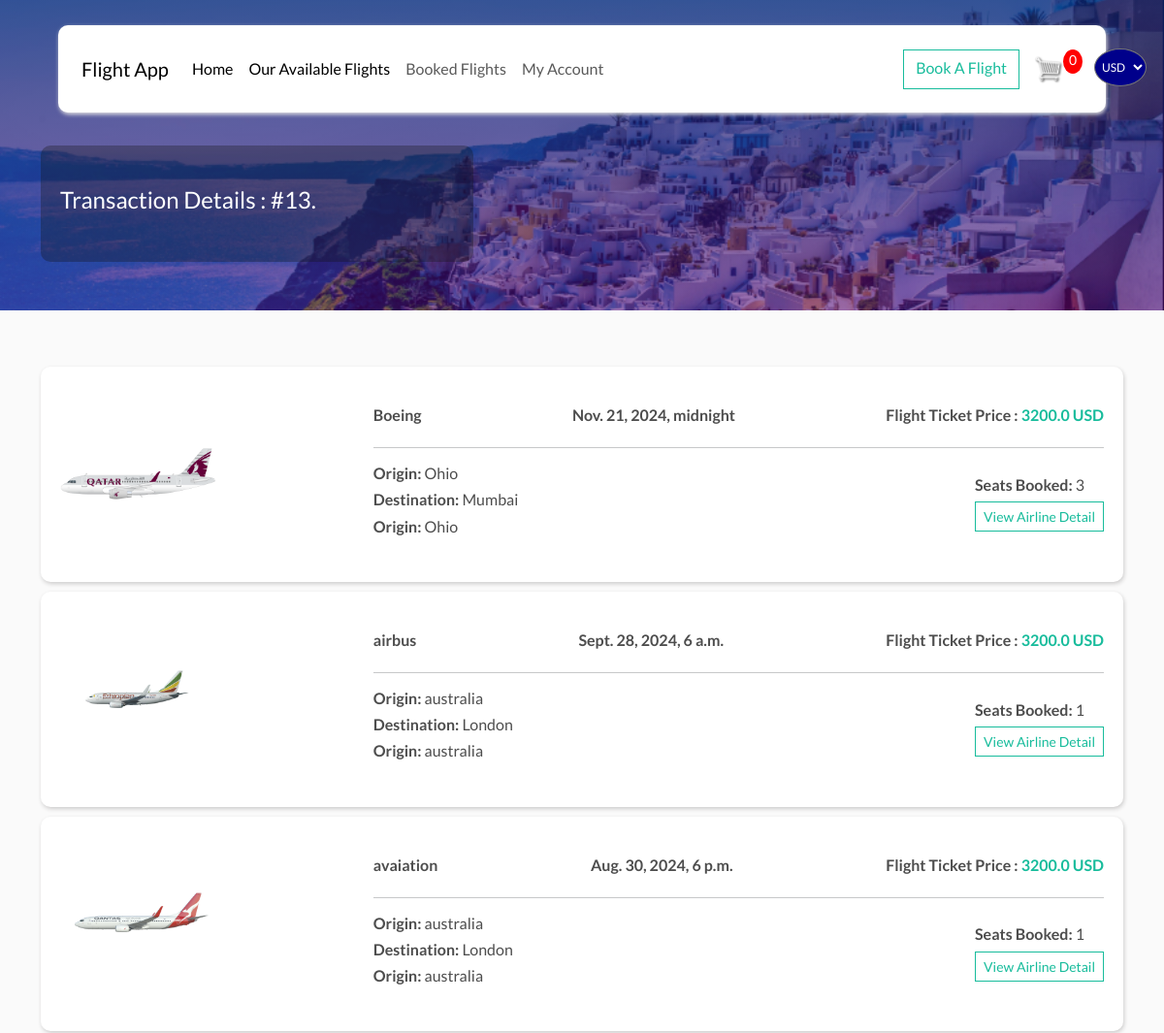
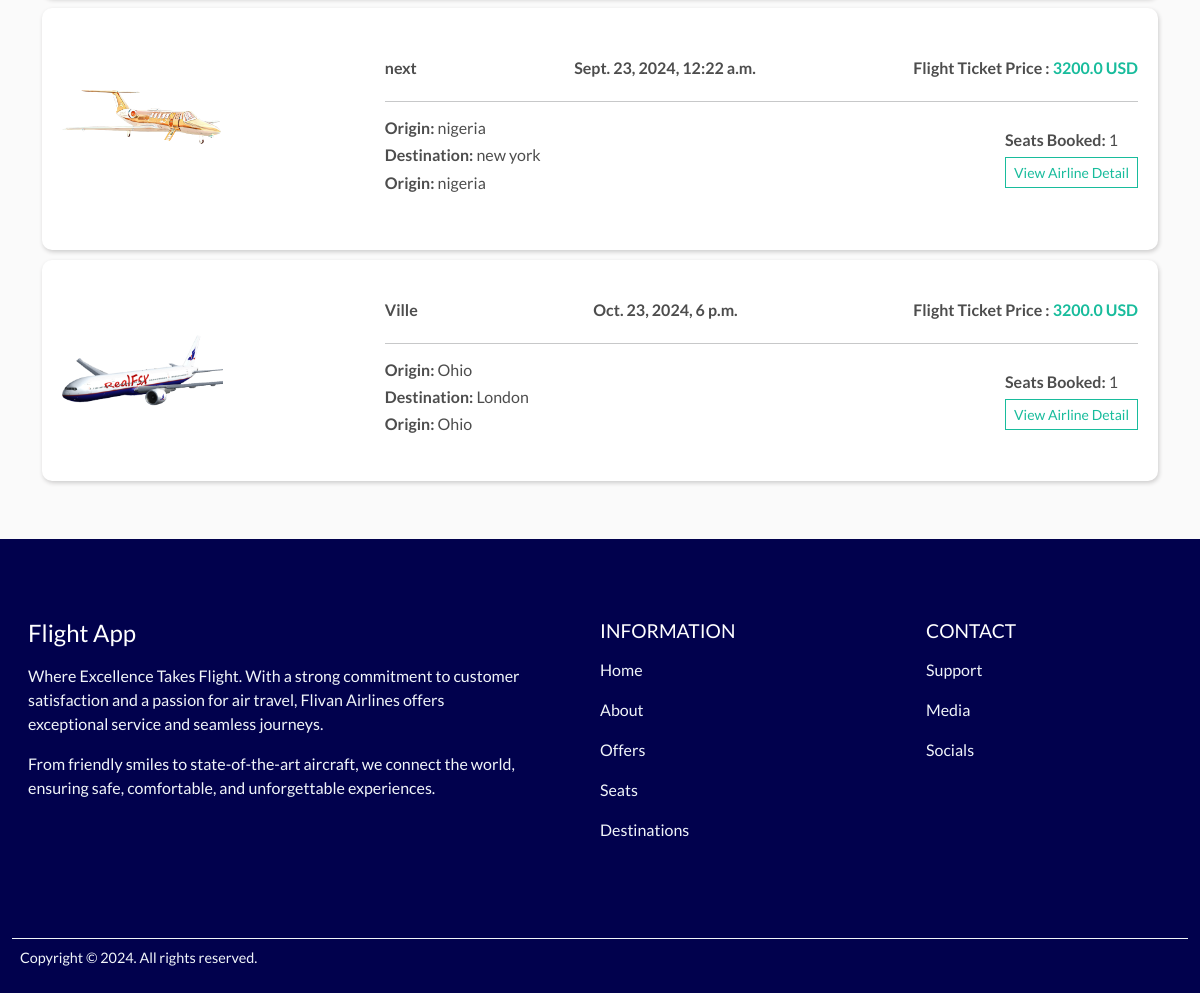
/booked-flight-detail/13 (signed in), run on the app's committed database (2 pictures, top to bottom).
### airline/models.py (models this page shows, shortened)
class OrderFlight(models.Model):
    customer = models.ForeignKey(Customer, on_delete=models.SET_NULL ,null=True, blank=True)
    dateordered = models.DateTimeField(auto_now_add=True, blank=True)
    complete = models.BooleanField(default=False)
    transaction_id = models.CharField(max_length=100, null=True, blank=True)
    totalbill = models.IntegerField(default=0, null=True, blank=True)
    currency_code = models.CharField(max_length=10,null=True, blank=True)
    totalseatsbooked = models.IntegerField(default=0, null=True, blank=True)
    def __str__(self):
        return str(self.id)
    @property
    def get_total_seats_booked(self):
        cartitem = self.orderitem_set.all()
        totalSeatsBooked = sum([item.quantity for item in cartitem])
        return totalSeatsBooked

class OrderItem(models.Model):
    airline = models.ForeignKey(Airline, on_delete=models.SET_NULL ,null=True, blank=True)
    order = models.ForeignKey(OrderFlight, on_delete=models.SET_NULL ,null=True, blank=True)
    quantity = models.IntegerField(default=0, null=True, blank=True)
    date_added_to_cart = models.DateTimeField(auto_now_add=True)
    def __str__(self):
        return self.airline.name

class Airline(models.Model):
    name = models.CharField(max_length=200)
    price = models.FloatField(max_length=200)
    takeoff_date = models.DateTimeField(null=True, blank=True)
    origin_city = models.CharField(max_length=200, null=True, blank=True)
    destination_city = models.CharField(max_length=200, null=True, blank=True)
    seats_used = models.IntegerField(default=0, null=True, blank=True)
    capacity = models.IntegerField(default=240, null=True, blank=True)
    available_seats = models.IntegerField(default=0, null=True, blank=True)
    takeoff = models.BooleanField(default=False, null=True, blank=True)
    image = models.ImageField(null=True, blank=True)
    @property
    def imageUrl(self):
        try:
            url = self.image.url
        except:
            url = ""
        return url

### airline/views.py (the view)
# urls.py: path('booked-flight-detail/<int:pk>' , views.showBookedFlightDetails , name='booked-flight-detail'),
def showBookedFlightDetails(request, pk):
     if request.user.is_authenticated:
          customer = request.user.customer
          order = OrderFlight.objects.get( id = pk , customer = customer)
          print(order)
          orderitem = OrderItem.objects.filter(order = order)
          print(orderitem)
          exchange_rate = request.session.get('exchange_rate', 1)
          for eachorderitem in orderitem:
               print(eachorderitem.airline.price)
               converted_price = eachorderitem.airline.price * exchange_rate
          context = {'orderitemcontext': orderitem , 'ordercontext': order , 'converted_price':converted_price}
          return render(request, 'airline/booked-flight-detail.html', context)
     else:
          return render(request, 'airline/booked-flight-detail.html')

### airline/templates/airline/booked-flight-detail.html
{% extends 'airline/base.html' %}
{% load static %}
{% block content %}
<section class="other-pages-hero-section container-fluid">
  <div class="other-pages-hero-overlay"></div>
  <div class="other-pages-hero-container container">
    <div class="other-pages-hero-box">
        <h4>Transaction Details : #{{ ordercontext.id }}.</h1>
    </div>
  </div>
</section>
        <div class="mt-5 container">
                {% for eachorderitem in orderitemcontext %}
                    <div class="product-card">
                        <div class="product-card-image">
                            <img src="{{eachorderitem.airline.imageUrl}}" alt="">
                        </div>
                        <div class="product-card-info">
                            <div class="product-card-top">
                                <h6><strong>{{eachorderitem.airline.name}}</strong></h6>
                                <h6><strong>{{eachorderitem.airline.takeoff_date}}</strong></h6>
                                <h6><strong>Flight Ticket Price : <span class="text-success">{{converted_price|floatformat:1}} {{ currency_code }}</span></strong></h6>
                            </div>
                            <hr>
                            <div class="product-card-details">
                                <div class="product-card-destination">
                                    <h6><strong>Origin:</strong> {{eachorderitem.airline.origin_city}} </h6>
                                    <h6><strong>Destination:</strong> {{eachorderitem.airline.destination_city}}</h6>
                                    <h6><strong>Origin:</strong> {{eachorderitem.airline.origin_city}} </h6>
                                </div>
                                <div class="product-card-buttons">
                                    <h6><strong>Seats Booked:</strong> {{eachorderitem.quantity}}</h6>
                                    <a href="{% url 'view-airline-details' eachorderitem.airline.id %}" class="btn btn-outline-success btn-sm">View Airline Detail</a>
                                </div>
                            </div>
                        </div>
                    </div>
                {% endfor %}
        </div>
{% endblock %}

### static/css/importedstyles.css (style rules this page uses)
:root { --primary-color: #3d5cb8; --primary-color-dark: #334c99; --text-dark: #0f172a; --text-light: #64748b; --extra-light: #f1f5f9; --white: #ffffff; --max-width: 1200px; }
* { padding: 0; margin: 0; box-sizing: border-box; }
a { text-decoration: none; }
body { background-color: hsl(0, 0%, 98%); }
h1,h2,h3,h4,h5,h6 { color:hsl(0, 0%, 30%); }
.btn { border-radius: 0; }

### static/css/styles.css (style rules this page uses)
* { padding: 0; scroll-behavior: smooth; margin: 0 }
body { display: flex; flex-direction: column; justify-content: center; align-items: center; position: relative; }
.other-pages-hero-section { background-image: url(../images/bgflight2.PNG); height: 320px!important; background-position: center; background-size: cover; position: relative; display: flex; justify-content: start; align-items: center; }
.other-pages-hero-box { position: relative; background-color: hsla(0, 0%, 7%, 0.309); z-index: 2!important; width: 40%; height: 120px; border-radius: 10px; display: flex; justify-content: center; padding: 20px; margin-top: 100px; flex-direction: column; }
.other-pages-hero-box h4 { color: #fff; }
.other-pages-hero-overlay { background:linear-gradient(0,rgba(78, 3, 119, 0.568) 0%,rgba(8, 35, 115, 0.749) 100%); position: absolute; top: 0; right: 0; left: 0; width: 100%; height: 100%; }
.product-card { margin: 10px 0; background-color: #fff; display: flex; justify-content: space-between; align-items: center; padding: 40px 20px; border-radius: 10px; box-shadow: 1px 2px 4px rgb(205, 204, 204); }
.product-card-image { width: 30%; }
.product-card-image img { width: 50%; }
.product-card-info { width: 70%; }
.product-card-top { display: flex; justify-content: space-between; align-items: center; }
.product-card-details { display: flex; justify-content: space-between; align-items: center; }

### data on the page
OrderFlight: id "13"
OrderItem: airline.imageUrl (picture), airline.name "Boeing", airline.takeoff_date "Nov. 21, 2024, midnight", converted_price "3200.0", currency_code "USD", airline.origin_city "Ohio", airline.destination_city "Mumbai", quantity "3"
OrderItem: airline.imageUrl (picture), airline.name "airbus", airline.takeoff_date "Sept. 28, 2024, 6 a.m.", converted_price "3200.0", currency_code "USD", airline.origin_city "australia", airline.destination_city "London", quantity "1"
OrderItem: airline.imageUrl (picture), airline.name "avaiation", airline.takeoff_date "Aug. 30, 2024, 6 p.m.", converted_price "3200.0", currency_code "USD", airline.origin_city "australia", airline.destination_city "London", quantity "1"
OrderItem: airline.imageUrl (picture), airline.name "next", airline.takeoff_date "Sept. 23, 2024, 12:22 a.m.", converted_price "3200.0", currency_code "USD", airline.origin_city "nigeria", airline.destination_city "new york", quantity "1"
OrderItem: airline.imageUrl (picture), airline.name "Ville", airline.takeoff_date "Oct. 23, 2024, 6 p.m.", converted_price "3200.0", currency_code "USD", airline.origin_city "Ohio", airline.destination_city "London", quantity "1"

### other printed values
{{ cartIconShowQuantity }} "0"
